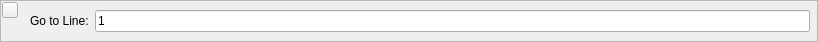
<?xml version="1.0" encoding="UTF-8"?>
<ui version="4.0">
 <class>GoToLine</class>
 <widget class="QFrame" name="GoToLine">
  <property name="geometry">
   <rect>
    <x>0</x>
    <y>0</y>
    <width>818</width>
    <height>42</height>
   </rect>
  </property>
  <property name="sizePolicy">
   <sizepolicy hsizetype="Preferred" vsizetype="Fixed">
    <horstretch>0</horstretch>
    <verstretch>0</verstretch>
   </sizepolicy>
  </property>
  <property name="windowTitle">
   <string>Frame</string>
  </property>
  <property name="frameShape">
   <enum>QFrame::StyledPanel</enum>
  </property>
  <property name="frameShadow">
   <enum>QFrame::Raised</enum>
  </property>
  <layout class="QHBoxLayout" name="horizontalLayout_2">
   <property name="leftMargin">
    <number>1</number>
   </property>
   <property name="topMargin">
    <number>1</number>
   </property>
   <property name="rightMargin">
    <number>1</number>
   </property>
   <property name="bottomMargin">
    <number>1</number>
   </property>
   <item>
    <layout class="QVBoxLayout" name="verticalLayout">
     <item>
      <widget class="QToolButton" name="close">
       <property name="maximumSize">
        <size>
         <width>16</width>
         <height>16</height>
        </size>
       </property>
       <property name="text">
        <string/>
       </property>
       <property name="icon">
        <iconset resource="resources.qrc">
         <normaloff>:/res/img/dialog-close.png</normaloff>:/res/img/dialog-close.png</iconset>
       </property>
      </widget>
     </item>
     <item>
      <spacer name="verticalSpacer">
       <property name="orientation">
        <enum>Qt::Vertical</enum>
       </property>
       <property name="sizeType">
        <enum>QSizePolicy::Expanding</enum>
       </property>
       <property name="sizeHint" stdset="0">
        <size>
         <width>0</width>
         <height>0</height>
        </size>
       </property>
      </spacer>
     </item>
    </layout>
   </item>
   <item>
    <layout class="QHBoxLayout" name="horizontalLayout">
     <property name="leftMargin">
      <number>6</number>
     </property>
     <property name="topMargin">
      <number>6</number>
     </property>
     <property name="rightMargin">
      <number>6</number>
     </property>
     <property name="bottomMargin">
      <number>6</number>
     </property>
     <item>
      <widget class="QLabel" name="label">
       <property name="text">
        <string>Go to Line:</string>
       </property>
      </widget>
     </item>
     <item>
      <widget class="QLineEdit" name="line">
       <property name="text">
        <string>1</string>
       </property>
      </widget>
     </item>
    </layout>
   </item>
  </layout>
 </widget>
 <resources>
  <include location="resources.qrc"/>
 </resources>
 <connections/>
</ui>
